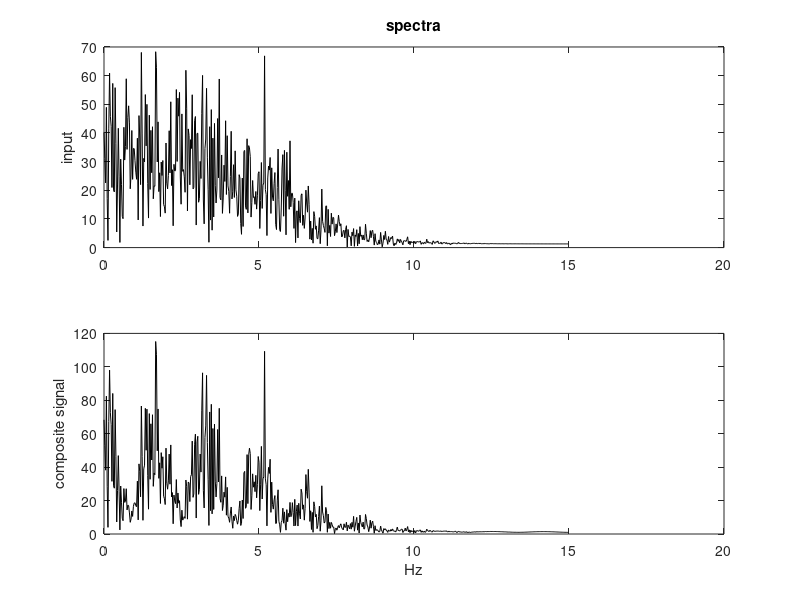

Write the MATLAB code that produced this figure.
% spectra of input and composite signals

Td=0.6; %time delay in seconds

%input signal
fs=30; %sampling frequency in Hz
tiv=1/fs; %time interval between samples;
tu=0:tiv:(39-tiv); %time intervals set (39 seconds)
Nu=length(tu); %number of data points
u=randn(Nu,1); %random input signal data set

[fnum,fden]=butter(2,0.4); %low-pass filter
ur=filtfilt(fnum,fden,u); %noise filtering

%echo signal
NTd=Td*fs; %number of samples along Td
Ny=Nu+NTd; 
yr=zeros(1,Ny);
yr((NTd+1):Ny)=ur(1:Nu); %y is u delayed Td seconds

%signal adding
z=ur+(0.7*yr(1:Nu))';

ifr=fs/Nu; %frequency interval
fr=0:ifr:((fs/2)-ifr); %frequencies data set

subplot(2,1,1)
sur=fft(ur);
plot(fr,abs(sur(1:(Nu/2))),'k'); %plots input spectrum
title('spectra'); ylabel('input');

subplot(2,1,2)
sz=fft(z);
plot(fr,abs(sz(1:(Nu/2))),'k'); %plots composite signal spectrum
ylabel('composite signal'); xlabel('Hz');
